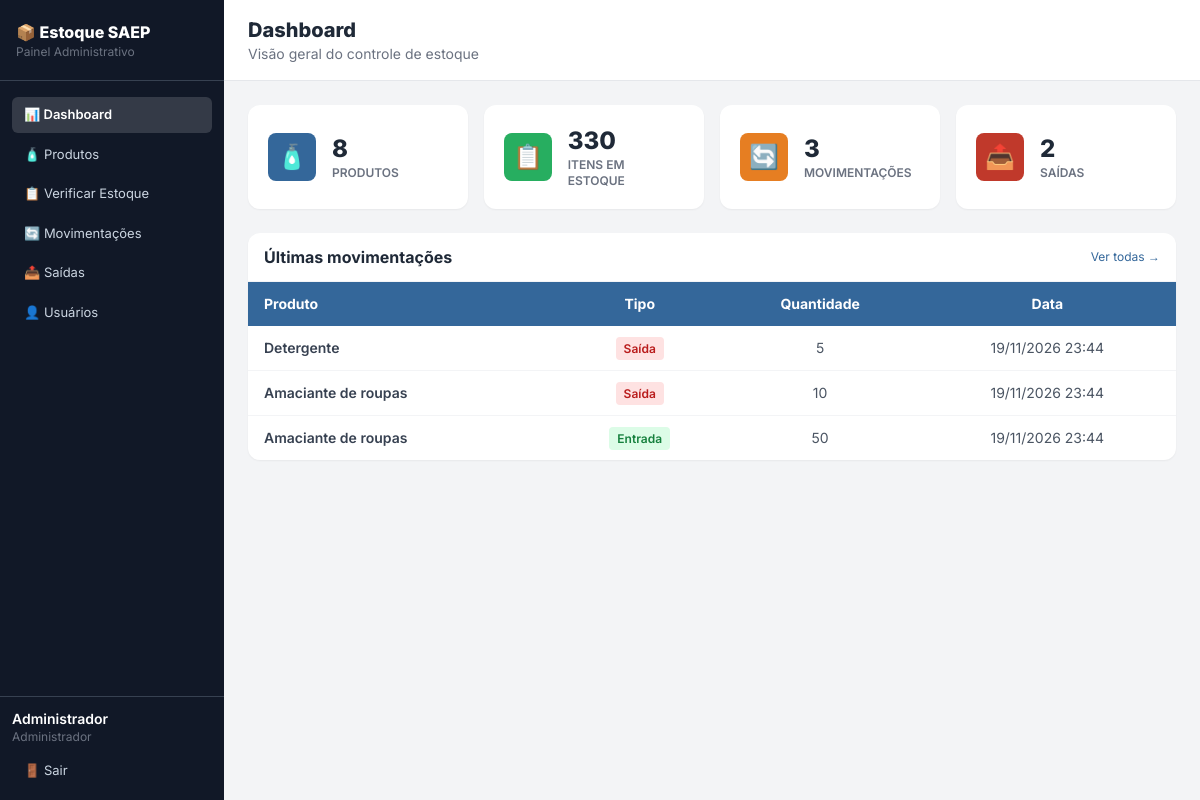
The app's page /index.php (signed in) with its own data.
### tables this page shows
CREATE TABLE movimentacao (
    id_movimentacao INT AUTO_INCREMENT NOT NULL PRIMARY KEY,
    tipo VARCHAR(10) NOT NULL CHECK (tipo IN ('ENTRADA', 'SAIDA')),
    quantidade INTEGER NOT NULL CHECK (quantidade > 0),
    id_produto INTEGER NOT NULL,
    datetime_movimentacao DATETIME NOT NULL DEFAULT CURRENT_TIMESTAMP,
    id_user INTEGER NOT NULL,
    FOREIGN KEY (id_produto) REFERENCES produto(id_produto),
    FOREIGN KEY (id_user) REFERENCES `user`(id_user)
);

CREATE TABLE produto (
    id_produto INT AUTO_INCREMENT NOT NULL PRIMARY KEY,
    nome VARCHAR(100) NOT NULL UNIQUE,
    quantidade_estoque INTEGER NOT NULL CHECK (quantidade_estoque >= 0),
    valor_unitario NUMERIC(10,2) NOT NULL,
    data_cadastro DATE NOT NULL DEFAULT (CURRENT_DATE)
);

### conexao.php (called while the page is built, shortened)
<?php
spl_autoload_register(function ($classe) {
    $arquivo = __DIR__ . '/models/' . $classe . '.php';
});

### models/Movimentacao.php (called while the page is built, shortened)
<?php
class Movimentacao
{
    private PDO $pdo;
    public function __construct(PDO $pdo)
    {
        $this->pdo = $pdo;
    }
    public function listar(?string $tipo = null, ?int $limite = null): array
    {
        $sql = "SELECT m.*, p.nome AS produto, u.nome AS usuario
                FROM movimentacao m
                JOIN produto p ON p.id_produto = m.id_produto
                LEFT JOIN `user` u ON u.id_user = m.id_user";
        $params = [];
        $sql .= " ORDER BY m.id_movimentacao DESC";
        if ($limite !== null) {
            $sql .= " LIMIT " . (int) $limite;
        }
        $st = $this->pdo->prepare($sql);
        $st->execute($params);
        return $st->fetchAll();
    }
    public function totais(): array
    {
        $sql = "SELECT
            (SELECT COUNT(*) FROM produto) AS produtos,
            (SELECT COALESCE(SUM(quantidade_estoque), 0) FROM produto) AS itens,
            (SELECT COUNT(*) FROM movimentacao) AS movimentacoes,
            (SELECT COUNT(*) FROM movimentacao WHERE tipo = 'SAIDA') AS saidas";
        return $this->pdo->query($sql)->fetch();
    }
}

### index.php (the view, shortened to what this page needs)
<?php
require_once __DIR__ . '/conexao.php';
require_once __DIR__ . '/includes/menu.php';
$movimentacaoModel = new Movimentacao($pdo);
$totais = $movimentacaoModel->totais();
$movimentacoes = $movimentacaoModel->listar(null, 5);
$cards = [
    ["🧴", "Produtos", $totais["produtos"], "produtos.php", "bg-senai-blue"],
    ["📋", "Itens em estoque", $totais["itens"], "estoque.php", "bg-senai-green"],
    ["🔄", "Movimentações", $totais["movimentacoes"], "movimentacoes.php", "bg-senai-orange"],
    ["📤", "Saídas", $totais["saidas"], "saidas.php", "bg-senai-red"],
];
?>
    <main class="flex-1 flex flex-col">
        <div class="bg-white border-b border-gray-200 px-6 py-4">
            <h1 class="text-xl font-extrabold text-gray-800">Dashboard</h1>
            <p class="text-sm text-gray-500">Visão geral do controle de estoque</p>
        </div>
        <div class="p-6 flex-1">
            <div class="grid grid-cols-2 lg:grid-cols-4 gap-4 mb-6">
                <?php foreach ($cards as $c): ?>
                    <a href="<?= $c[3] ?>" class="bg-white rounded-xl shadow-sm p-5 flex items-center gap-4 hover:shadow-md transition">
                        <div class="<?= $c[4] ?> text-white text-2xl w-12 h-12 rounded-lg flex items-center justify-center"><?= $c[0] ?></div>
                        <div>
                            <p class="text-2xl font-extrabold text-gray-800"><?= $c[2] ?></p>
                            <p class="text-xs text-gray-500 uppercase font-semibold"><?= $c[1] ?></p>
                        </div>
                    </a>
                <?php endforeach; ?>
            </div>
            <div class="bg-white rounded-xl shadow-sm overflow-hidden">
                <div class="px-4 py-3 border-b border-gray-100 flex items-center justify-between">
                    <h2 class="font-bold text-gray-800">Últimas movimentações</h2>
                    <a href="movimentacoes.php" class="text-xs text-senai-blue hover:underline">Ver todas →</a>
                </div>
                <table class="w-full text-sm">
                    <thead class="bg-senai-blue text-white">
                        <tr>
                            <th class="px-4 py-3 text-left">Produto</th>
                            <th class="px-4 py-3 text-center">Tipo</th>
                            <th class="px-4 py-3 text-center">Quantidade</th>
                            <th class="px-4 py-3 text-center">Data</th>
                        </tr>
                    </thead>
                    <tbody class="divide-y divide-gray-100">
                    <?php foreach ($movimentacoes as $m): ?>
                        <tr class="hover:bg-gray-50 transition">
                            <td class="px-4 py-3 text-gray-700 font-semibold"><?= htmlspecialchars($m["produto"]) ?></td>
                            <td class="px-4 py-3 text-center">
                                <?php if ($m["tipo"] == "ENTRADA"): ?>
                                    <span class="bg-green-100 text-green-700 text-xs font-semibold px-2 py-1 rounded">Entrada</span>
                                <?php else: ?>
                                    <span class="bg-red-100 text-red-700 text-xs font-semibold px-2 py-1 rounded">Saída</span>
                                <?php endif; ?>
                            </td>
                            <td class="px-4 py-3 text-center text-gray-600"><?= $m["quantidade"] ?></td>
                            <td class="px-4 py-3 text-center text-gray-600"><?= date("d/m/Y H:i", strtotime($m["datetime_movimentacao"])) ?></td>
                        </tr>
                    <?php endforeach; ?>
                    </tbody>
                </table>
            </div>
        </div>
    </main>
</body>
</html>

### includes/head.php (shortened to what this page needs)
<!DOCTYPE html>
<html lang="pt-BR">
<head>
    <script src="https://cdn.tailwindcss.com"></script>
</head>

### includes/menu.php
<?php
$pagina = basename($_SERVER['PHP_SELF']);
$ativo = function ($prefixo) use ($pagina) {
    return strpos($pagina, $prefixo) === 0 ? 'active' : '';
};
$usuarioMenu = $_SESSION['usuario'] ?? null;
require __DIR__ . '/head.php';
?>
<body class="bg-gray-100 min-h-screen flex">
    <aside class="w-56 bg-gray-900 min-h-screen flex flex-col flex-shrink-0">
        <div class="px-4 py-5 border-b border-gray-700"><p class="text-white font-extrabold text-base">📦 Estoque SAEP</p><p class="text-gray-500 text-xs">Painel Administrativo</p></div>
        <nav class="flex-1 p-3 space-y-1 pt-4">
            <a href="index.php"         class="nav-link <?= $ativo('index') ?>">📊 Dashboard</a>
            <a href="produtos.php"      class="nav-link <?= $ativo('produto') ?>">🧴 Produtos</a>
            <a href="estoque.php"       class="nav-link <?= $ativo('estoque') ?>">📋 Verificar Estoque</a>
            <a href="movimentacoes.php" class="nav-link <?= $ativo('movimentac') ?>">🔄 Movimentações</a>
            <a href="saidas.php"        class="nav-link <?= $ativo('saidas') ?>">📤 Saídas</a>
            <?php if (($usuarioMenu["tipo"] ?? "") === "ADMIN"): ?>
            <a href="usuarios.php"      class="nav-link <?= $ativo('usuario') ?>">👤 Usuários</a>
            <?php endif; ?>
        </nav>
        <?php if ($usuarioMenu): ?>
        <div class="p-3 border-t border-gray-700">
            <p class="text-white text-sm font-semibold"><?= htmlspecialchars($usuarioMenu["nome"]) ?></p>
            <p class="text-gray-500 text-xs mb-2"><?= $usuarioMenu["tipo"] === "ADMIN" ? "Administrador" : "Almoxarife" ?></p>
            <a href="logout.php" class="nav-link">🚪 Sair</a>
        </div>
        <?php endif; ?>
    </aside>

### includes/head.php (style rules this page uses)
body { font-family: 'Inter', sans-serif; }
.nav-link { display:flex; align-items:center; gap:8px; padding:8px 12px; border-radius:6px; font-size:13px; cursor:pointer; transition:background .15s; color:#cbd5e1; }
.nav-link.active { background:rgba(255,255,255,.15); color:#fff; font-weight:600; }

### records on screen
movimentacao: id_produto.nome "Detergente", tipo "Saída", quantidade "5", datetime_movimentacao "19/11/2026 23:44"
movimentacao: id_produto.nome "Amaciante de roupas", tipo "Saída", quantidade "10", datetime_movimentacao "19/11/2026 23:44"
movimentacao: id_produto.nome "Amaciante de roupas", tipo "Entrada", quantidade "50", datetime_movimentacao "19/11/2026 23:44"

### other values on screen
$usuarioMenu["nome"] "Administrador"
$c[0] "🧴"
$c[2] "8"
$c[1] "PRODUTOS"
$c[0] "📋"
$c[2] "330"
$c[1] "ITENS EM ESTOQUE"
$c[0] "🔄"
$c[2] "3"
$c[1] "MOVIMENTAÇÕES"
$c[0] "📤"
$c[2] "2"
$c[1] "SAÍDAS"
